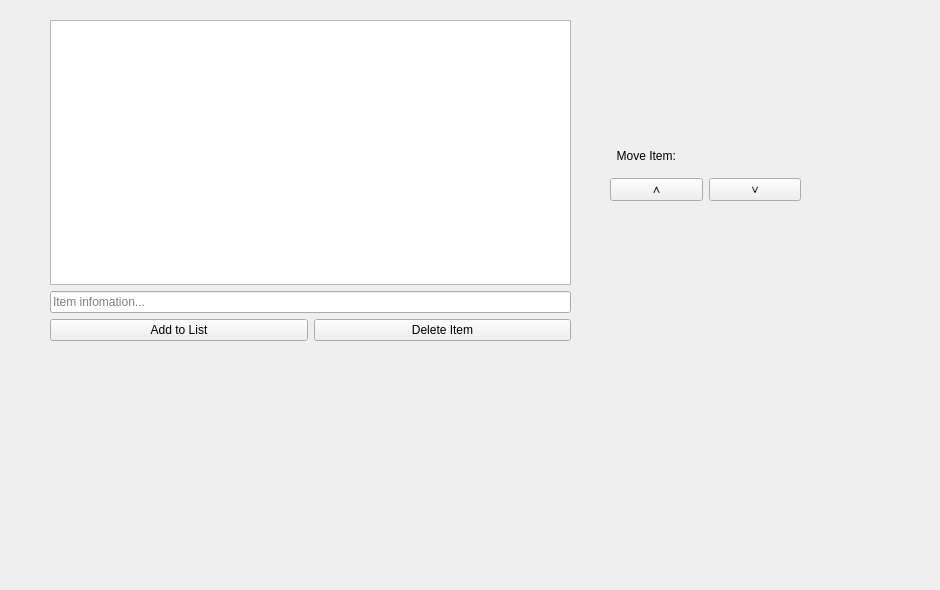
        <widget class="QWidget" name="tab_39">
         <attribute name="title">
          <string>Todo</string>
         </attribute>
         <widget class="QWidget" name="verticalLayoutWidget_11">
          <property name="geometry">
           <rect>
            <x>610</x>
            <y>140</y>
            <width>191</width>
            <height>61</height>
           </rect>
          </property>
          <layout class="QVBoxLayout" name="verticalLayout_55">
           <item>
            <widget class="QLabel" name="move_item_label_2">
             <property name="text">
              <string>  Move Item:</string>
             </property>
            </widget>
           </item>
           <item>
            <layout class="QHBoxLayout" name="horizontalLayout_42">
             <item>
              <widget class="QPushButton" name="move_item_up_2">
               <property name="text">
                <string>∧</string>
               </property>
              </widget>
             </item>
             <item>
              <widget class="QPushButton" name="move_item_down_2">
               <property name="text">
                <string>∨</string>
               </property>
              </widget>
             </item>
            </layout>
           </item>
          </layout>
         </widget>
         <widget class="QWidget" name="verticalLayoutWidget_12">
          <property name="geometry">
           <rect>
            <x>50</x>
            <y>20</y>
            <width>521</width>
            <height>321</height>
           </rect>
          </property>
          <layout class="QVBoxLayout" name="verticalLayout_56">
           <item>
            <widget class="QListWidget" name="list_items_2">
             <property name="selectionMode">
              <enum>QAbstractItemView::ExtendedSelection</enum>
             </property>
            </widget>
           </item>
           <item>
            <widget class="QLineEdit" name="item_text_2">
             <property name="placeholderText">
              <string>Item infomation...</string>
             </property>
            </widget>
           </item>
           <item>
            <layout class="QHBoxLayout" name="horizontalLayout_43">
             <item>
              <widget class="QPushButton" name="add_to_list_2">
               <property name="text">
                <string>Add to List</string>
               </property>
              </widget>
             </item>
             <item>
              <widget class="QPushButton" name="delete_item_2">
               <property name="enabled">
                <bool>true</bool>
               </property>
               <property name="acceptDrops">
                <bool>false</bool>
               </property>
               <property name="text">
                <string>Delete Item</string>
               </property>
               <property name="checkable">
                <bool>false</bool>
               </property>
               <property name="checked">
                <bool>false</bool>
               </property>
              </widget>
             </item>
            </layout>
           </item>
          </layout>
         </widget>
         <widget class="QLabel" name="label_170">
          <property name="geometry">
           <rect>
            <x>-30</x>
            <y>-100</y>
            <width>931</width>
            <height>581</height>
           </rect>
          </property>
          <property name="text">
           <string/>
          </property>
          <property name="pixmap">
           <pixmap>:/12.png</pixmap>
          </property>
         </widget>
        </widget>
